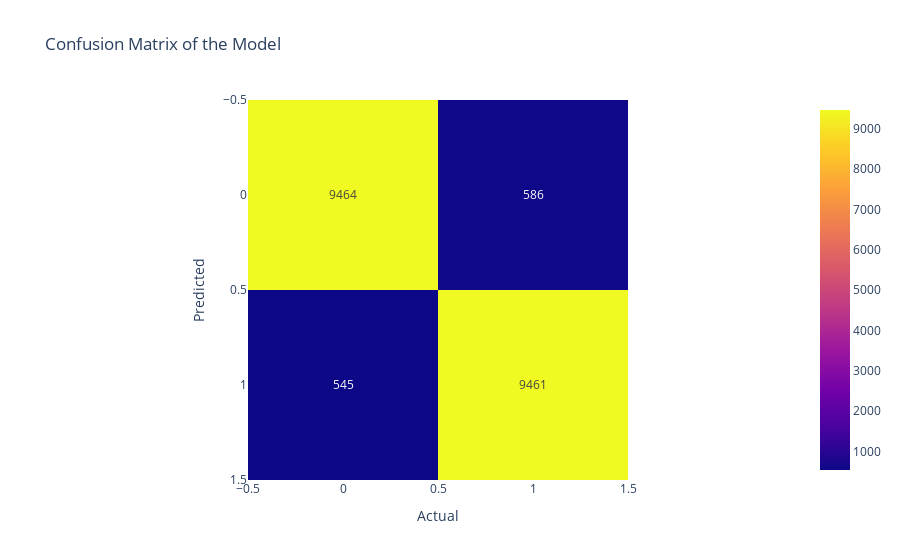

Source (notebook cell):
### Markdown cell above
## `2. Over Sampled Data using KNN :`

### Code cell
DT.fit(X_train_knn,y_train_knn)
y_pred_knn =DT.predict(X_test_knn)
print("Shape of the x Test :", X_test_knn.shape)
print(f"Training Accuracy : {round((DT.score(X_train_knn, y_train_knn))*100,2)}%")
print(f"Testing Accuracy : {round((DT.score(X_test_knn, y_test_knn))*100,2)}%")
cm = confusion_matrix(y_test_knn, y_pred_knn)
fig = px.imshow(cm,text_auto=True, title='Confusion Matrix of the Model')
fig.update_layout(xaxis_title='Actual', yaxis_title='Predicted')

### Figure 1 — Plotly figure (JSON) as saved in the notebook; plotly's stock layout.template omitted (floating-point values rounded to 4 significant figures)
{"data": [{"coloraxis": "coloraxis", "hovertemplate": "x: %{x}<br>y: %{y}<br>color: %{z}<extra></extra>", "name": "0", "texttemplate": "%{z}", "type": "heatmap", "xaxis": "x", "yaxis": "y", "z": [[9464, 586], [545, 9461]]}], "layout": {"coloraxis": {"colorscale": [[0, "#0d0887"], [0.1111, "#46039f"], [0.2222, "#7201a8"], [0.3333, "#9c179e"], [0.4444, "#bd3786"], [0.5556, "#d8576b"], [0.6667, "#ed7953"], [0.7778, "#fb9f3a"], [0.8889, "#fdca26"], [1, "#f0f921"]]}, "title": {"text": "Confusion Matrix of the Model"}, "xaxis": {"anchor": "y", "constrain": "domain", "domain": [0, 1], "scaleanchor": "y", "title": {"text": "Actual"}}, "yaxis": {"anchor": "x", "autorange": "reversed", "constrain": "domain", "domain": [0, 1], "title": {"text": "Predicted"}}}}
